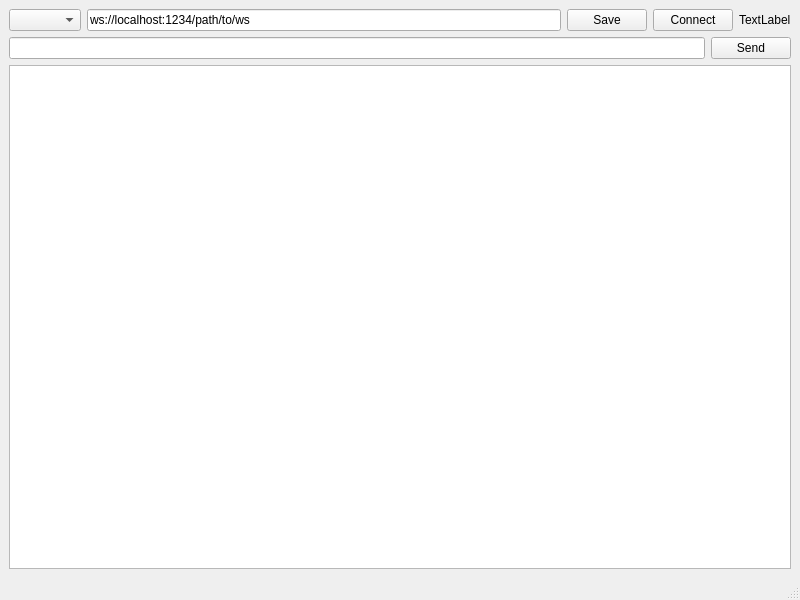
<?xml version="1.0" encoding="UTF-8"?>
<ui version="4.0">
 <class>MainWindow</class>
 <widget class="QMainWindow" name="MainWindow">
  <property name="geometry">
   <rect>
    <x>0</x>
    <y>0</y>
    <width>800</width>
    <height>600</height>
   </rect>
  </property>
  <property name="windowTitle">
   <string>WebSocket Tester</string>
  </property>
  <widget class="QWidget" name="centralwidget">
   <layout class="QVBoxLayout" name="verticalLayout">
    <item>
     <layout class="QHBoxLayout" name="horizontalLayout">
      <item>
       <widget class="QComboBox" name="saveSlot">
        <property name="editable">
         <bool>false</bool>
        </property>
        <property name="currentText">
         <string/>
        </property>
        <property name="currentIndex">
         <number>-1</number>
        </property>
        <property name="maxCount">
         <number>10</number>
        </property>
       </widget>
      </item>
      <item>
       <widget class="QLineEdit" name="lineEditUrl">
        <property name="text">
         <string>ws://localhost:1234/path/to/ws</string>
        </property>
       </widget>
      </item>
      <item>
       <widget class="QPushButton" name="pushButtonSave">
        <property name="text">
         <string>Save</string>
        </property>
       </widget>
      </item>
      <item>
       <widget class="QPushButton" name="pushButtonConnect">
        <property name="text">
         <string>Connect</string>
        </property>
       </widget>
      </item>
      <item>
       <widget class="QLabel" name="labelStatus">
        <property name="text">
         <string>TextLabel</string>
        </property>
       </widget>
      </item>
     </layout>
    </item>
    <item>
     <layout class="QHBoxLayout" name="horizontalLayout_2">
      <item>
       <widget class="QLineEdit" name="lineEditSend"/>
      </item>
      <item>
       <widget class="QPushButton" name="pushButtonSend">
        <property name="text">
         <string>Send</string>
        </property>
       </widget>
      </item>
     </layout>
    </item>
    <item>
     <widget class="QPlainTextEdit" name="plainTextEdit">
      <property name="readOnly">
       <bool>true</bool>
      </property>
     </widget>
    </item>
   </layout>
  </widget>
  <widget class="QStatusBar" name="statusbar"/>
 </widget>
 <resources/>
 <connections/>
</ui>
